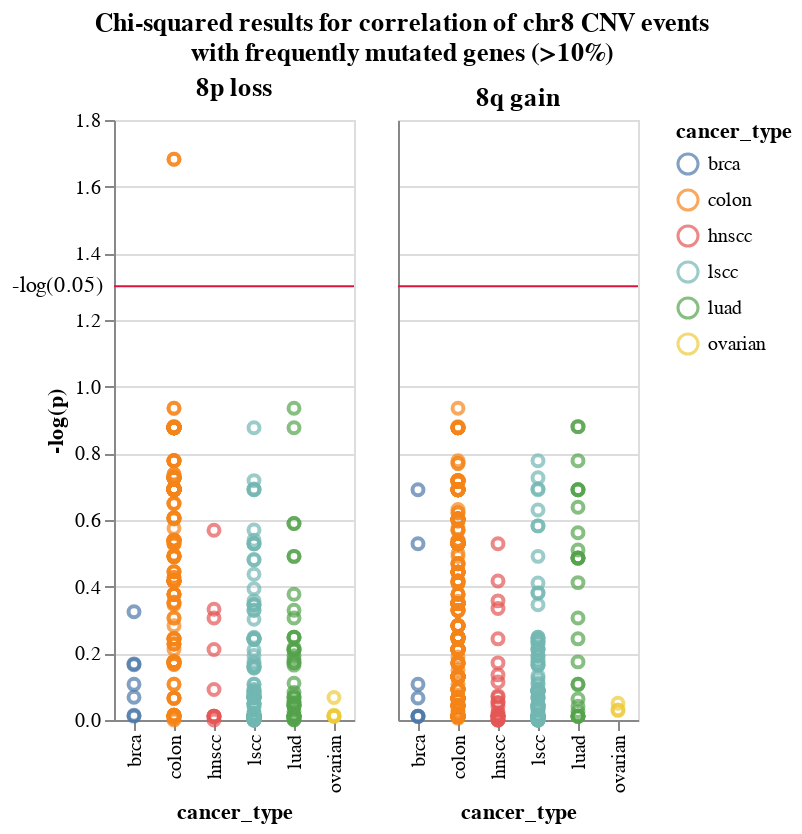

The code cell stored with this chart in its notebook:
### Code cell
def pval_plot(df, title, group_col, val_col, y=True, sig=0.05):
    
    val_log_col = "neg_log_p"
    log_cutoff = -np.log10(sig)
    df = df.assign(**{val_log_col: - np.log10(df[val_col])})
    
    if y:
        chart_y = alt.Y(
            val_log_col,
            title="-log(p)",
        )
        
    else:
        chart_y = alt.Y(
            val_log_col,
            axis=alt.Axis(
                labels=False,
                ticks=False,
                title=None
            )
        )
        
        
    chart = alt.Chart(df).mark_point().encode(
        x=group_col,
        y=chart_y,
        color=group_col
    )
    
#     chart_text = chart.transform_filter(
#         alt.datum.neg_log_p >= log_cutoff
#     ).mark_text(
#         align="left",
#         baseline='middle',
#         dx=7
#     ).encode(
#         text='gene'
#     )

    line = alt.Chart(pd.DataFrame({
        'y': [log_cutoff],
        "label": [f"-log({sig})"]
    })).mark_rule(color="crimson").encode(
        y="y"
    )

    text = line.mark_text(
        align="right",
        dx=-65
    ).encode(
        text="label"
    )
        
        
    if y:
        return (chart + line + text).properties(title=title)
    else:
        return (chart + line).properties(title=title)
    
alt.hconcat(
    pval_plot(
        all_results_filtered[all_results_filtered["cnv_event"] == "8p_loss"], "8p loss", "cancer_type", "adj_p"),
    pval_plot(
        all_results_filtered[all_results_filtered["cnv_event"] == "8q_gain"], "8q gain", "cancer_type", "adj_p", False)
    
).resolve_scale(y="shared").properties(
    title=["Chi-squared results for correlation of chr8 CNV events", "with frequently mutated genes (>10%)"]
).configure_title(
    anchor="middle"
)

### Figure 1 — Vega-Lite specification as saved in the notebook (floating-point values rounded to 4 significant figures; data arrays with more than 128 entries replaced by an {"elided": "..."} marker saying what was removed)
{"config": {"view": {"continuousWidth": 400, "continuousHeight": 300}, "title": {"anchor": "middle"}}, "hconcat": [{"layer": [{"data": {"name": "data-840123d664bf935baa2101c1cce61b6a"}, "mark": "point", "encoding": {"color": {"type": "nominal", "field": "cancer_type"}, "x": {"type": "nominal", "field": "cancer_type"}, "y": {"type": "quantitative", "field": "neg_log_p", "title": "-log(p)"}}}, {"data": {"name": "data-429973b08f28eb25ab4ec3af8da6bb12"}, "mark": {"type": "rule", "color": "crimson"}, "encoding": {"y": {"type": "quantitative", "field": "y"}}}, {"data": {"name": "data-429973b08f28eb25ab4ec3af8da6bb12"}, "mark": {"type": "text", "align": "right", "dx": -65}, "encoding": {"text": {"type": "nominal", "field": "label"}, "y": {"type": "quantitative", "field": "y"}}}], "title": "8p loss"}, {"layer": [{"data": {"name": "data-db769e51aa5419fb9de4ed7a5e28e62a"}, "mark": "point", "encoding": {"color": {"type": "nominal", "field": "cancer_type"}, "x": {"type": "nominal", "field": "cancer_type"}, "y": {"type": "quantitative", "axis": {"labels": false, "ticks": false, "title": null}, "field": "neg_log_p"}}}, {"data": {"name": "data-429973b08f28eb25ab4ec3af8da6bb12"}, "mark": {"type": "rule", "color": "crimson"}, "encoding": {"y": {"type": "quantitative", "field": "y"}}}], "title": "8q gain"}], "resolve": {"scale": {"y": "shared"}}, "title": ["Chi-squared results for correlation of chr8 CNV events", "with frequently mutated genes (>10%)"], "$schema": "https://vega.github.io/schema/vega-lite/v4.8.1.json", "datasets": {"data-840123d664bf935baa2101c1cce61b6a": {"elided": "398 records"}, "data-429973b08f28eb25ab4ec3af8da6bb12": [{"y": 1.301, "label": "-log(0.05)"}], "data-db769e51aa5419fb9de4ed7a5e28e62a": {"elided": "507 records"}}}
